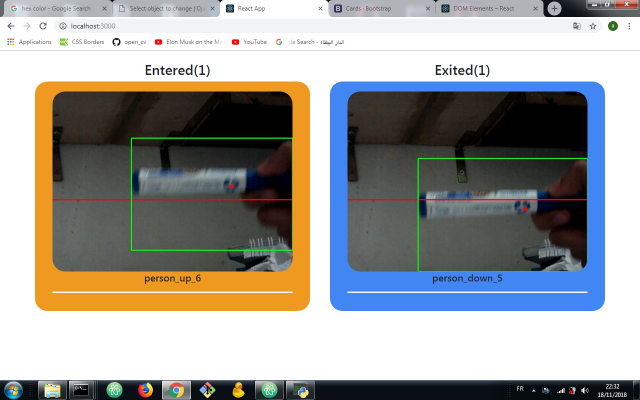
#> input picture show-case.png, 1280 x 800 px, given in place of the camera (shown at 1/2 size)
$ python counter.py   (older library calls are emulated)
#> lines starting #> are read from the running program, lines starting #| are printed output that depends on the picture; after the words box and inside, x2 and y2 are one past the last pixel; in counts of white or black regions, pixels touching at a corner belong together
### Object.py
import time
import cv2

class Object:

    def __init__(self, id, x, y):
        self.id = id
        self.x = x
        self.y = y
        self.tracks = []
    def getTracks(self):
        return self.tracks
    def getId(self):
        return self.id
    def getX(self):
        return self.x
    def getY(self):
        return self.y
    # [22 lines left out: functions updateCoords, going_UP, going_DOWN, not called in this run]

### counter.py
import numpy as np
import cv2
import Object
import time
import requests

cnt_up   = 0
cnt_down = 0
count_down = 0
obj_id = 1
cap = cv2.VideoCapture(0)
w = cap.get(3)
h = cap.get(4)

line_up = int(3*(h/5))
line_down   = int(3*(h/5))

up_limit =   int(0.5*(h/5))
down_limit = int(4.5*(h/5))

line_down_color = (255,0,0)
line_up_color = (0,0,255)
pt1 =  [0, line_down];
pt2 =  [w, line_down];
pts_L1 = np.array([pt1,pt2], np.int32)
pts_L1 = pts_L1.reshape((-1,1,2))
pt3 =  [0, line_up];
pt4 =  [w, line_up];
pts_L2 = np.array([pt3,pt4], np.int32)
pts_L2 = pts_L2.reshape((-1,1,2))

pt5 =  [0, up_limit];
pt6 =  [w, up_limit];
pts_L3 = np.array([pt5,pt6], np.int32)
pts_L3 = pts_L3.reshape((-1,1,2))
pt7 =  [0, down_limit];
pt8 =  [w, down_limit];
pts_L4 = np.array([pt7,pt8], np.int32)
pts_L4 = pts_L4.reshape((-1,1,2))

def post_img(image,entered):
    url = 'http://127.0.0.1:8000/api/object/'
    headers = {'Content-Type':'application/json'}
    files = {'img': open(image+'.jpg', 'rb')}

    data = {'name':image,'entered':entered}
    r = requests.post(url,files=files,data=data)


#Background Substractor
fgbg = cv2.createBackgroundSubtractorMOG2(detectShadows = True)


kernelOp = np.ones((3,3),np.uint8)
kernelOp2 = np.ones((5,5),np.uint8)
kernelCl = np.ones((11,11),np.uint8)


font = cv2.FONT_HERSHEY_SIMPLEX
objects = []


while(cap.isOpened()):


    ret, frame = cap.read()
#> frame is the input picture: shape (800, 1280, 3); mean B, G, R 155.1, 157.3, 157.9
    fgmask = fgbg.apply(frame)
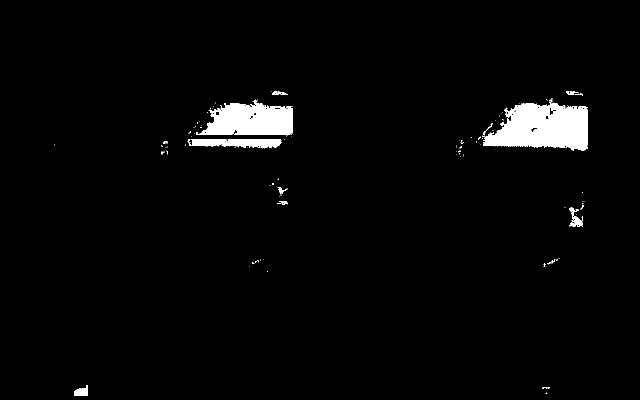
#> fgmask: shape (800, 1280) (shown at 1/2 size); values 127 (black) and 255 (white), 2.7% white; 138 white regions (122 under 20 px), largest, box (x1, y1, x2, y2) and area: (966, 205, 1175, 302) 14124, (393, 199, 585, 271) 9166, (378, 279, 564, 297) 2314
    ret,imBin= cv2.threshold(fgmask,200,255,cv2.THRESH_BINARY)
    mask = cv2.morphologyEx(imBin, cv2.MORPH_OPEN, kernelOp)
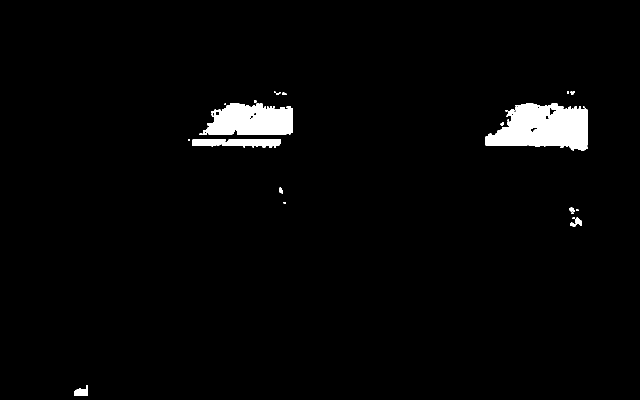
#> mask: shape (800, 1280) (shown at 1/2 size); 2.5% white; 33 white regions (18 under 20 px), largest, box (x1, y1, x2, y2) and area: (971, 207, 1175, 302) 13581, (406, 207, 585, 269) 8787, (384, 279, 562, 296) 2183
    mask =  cv2.morphologyEx(mask , cv2.MORPH_CLOSE, kernelCl)
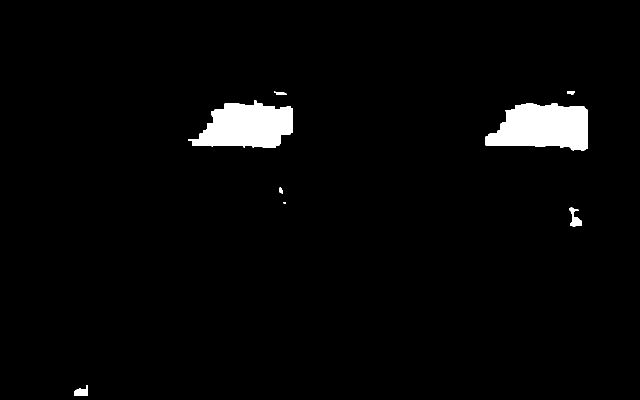
#> mask: shape (800, 1280) (shown at 1/2 size); 2.8% white; 8 white regions (1 under 20 px)
    _, contours0, hierarchy = cv2.findContours(mask,cv2.RETR_EXTERNAL,cv2.CHAIN_APPROX_SIMPLE)
#> contours0 = 8 contours, 1 with area under 20; largest, box (x1, y1, x2, y2) and area: (971, 207, 1175, 302) 14240, (376, 200, 585, 296) 13154, (1139, 415, 1163, 453) 376, (148, 770, 176, 791) 317, (548, 183, 573, 190) 78, (1134, 183, 1150, 189) 59, (558, 375, 566, 387) 49
    str_up = 'UP: '+ str(cnt_up)
    str_down = 'DOWN: '+ str(cnt_down)
    cv2.polylines(frame,[pts_L1],False,line_down_color,thickness=2)
    cv2.polylines(frame,[pts_L2],False,line_up_color,thickness=2)
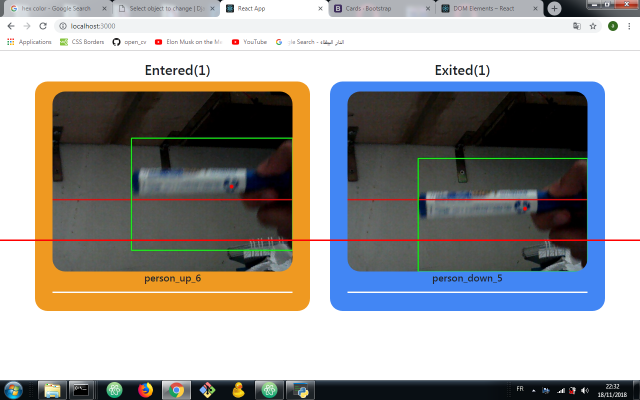
#> frame: shape (800, 1280, 3) (shown at 1/2 size); mean B, G, R 154.6, 156.9, 158.4

    for cnt in contours0:
        rect = cv2.boundingRect(cnt)
        area = cv2.contourArea(cnt)
        M = cv2.moments(cnt)
        if area > 5000 and  M['m00'] != 0 :
            cx = int(M['m10']/M['m00'])
            cy = int(M['m01']/M['m00'])
            x,y,width,heigth = cv2.boundingRect(cnt)

            new = True
            if cy in range(up_limit,down_limit):
                cv2.circle(frame,(cx,cy), 5, (0,0,255), -1)
                cv2.rectangle(frame,(x,y),(x+width,y+heigth),(0,255,0),2)
                for obj in objects:
                    if abs(cx-obj.getX()) <= width and abs(cy-obj.getY()) <= heigth :
                        new = False
                        obj.updateCoords(cx,cy)
                        print('updateCoords  x : {x} , y : {y}'.format(x=cx,y=cy))
                        if obj.going_UP(line_down,line_up) == True :
                            cnt_up += 1
                            img = frame   #[y:y+heigth,x:x+width]
                            cv2.imwrite('person_up_'+str(cnt_up)+'.jpg',img)
                            post_img('person_up_'+str(cnt_up),True)
                            print("ID:",obj.getId(),'crossed going up at',time.strftime("%c"))
                        elif obj.going_DOWN(line_down,line_up) == True:
                            cnt_down += 1
                            img = frame  #[y:y+heigth,x:x+width]
                            cv2.imwrite('person_down_'+str(cnt_up)+'.jpg',img)
                            post_img('person_down_'+str(cnt_up),False)
                            print("ID:",obj.getId(),'crossed going down at',time.strftime("%c"))
                        break

                if new == True:
                    new_obj = Object.Object(obj_id,cx,cy)
                    objects.append(new_obj)
                    obj_id += 1
            elif M['m00'] == 0 :
                print('this is equal to 0 ')
#> this loop made 8 passes
#> (area, cx, cy, x, y, width, heigth) on passes 5 to 6: (14239.5, 1086, 254, 971, 207, 204, 95), (13153.5, 494, 252, 376, 200, 209, 96)
#> (rect, area) on passes 1, 2, 4, 7, 8: ((148, 770, 28, 21), 317), ((1139, 415, 24, 38), 376), ((558, 375, 8, 12), 49), ((1134, 183, 16, 6), 59), ((548, 183, 25, 7), 78)
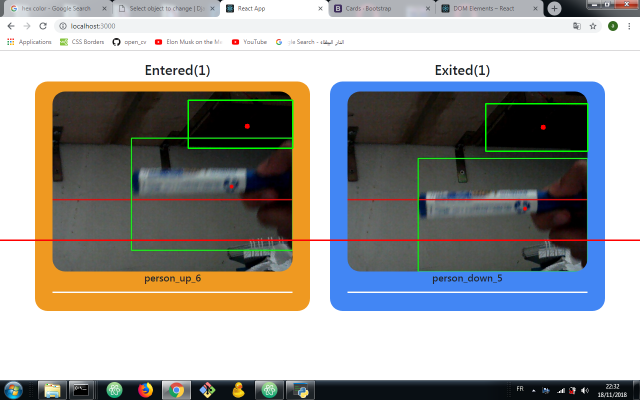
#> frame: shape (800, 1280, 3) (shown at 1/2 size); 0.37% of pixels changed, all inside (x1, y1, x2, y2) = (375, 199, 1177, 304)
#> after the loop, cnt_down = 0; cnt_up = 0; obj_id = 3; objects = 2 items

    cv2.polylines(frame,[pts_L3],False,(255,255,255),thickness=1)
#> frame: shape (800, 1280, 3); 0.02% of pixels changed, all inside (x1, y1, x2, y2) = (40, 80, 688, 81)
    cv2.polylines(frame,[pts_L4],False,(255,255,255),thickness=1)
    cv2.putText(frame, str_up ,(10,40),font,1.5,(0,0,255),2,cv2.LINE_AA)
    cv2.putText(frame, str_down ,(10,90),font,1.5,(255,0,0),2,cv2.LINE_AA)
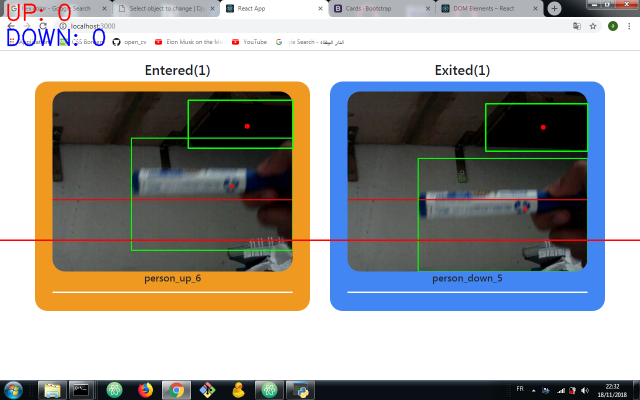
#> frame: shape (800, 1280, 3) (shown at 1/2 size); mean B, G, R 154.4, 157.1, 158
    cv2.imshow('Frame',frame)

    k = cv2.waitKey(30) & 0xff
#> (key Esc is pressed here)
    if k == 27:
        break

cap.release()
cv2.destroyAllWindows()
